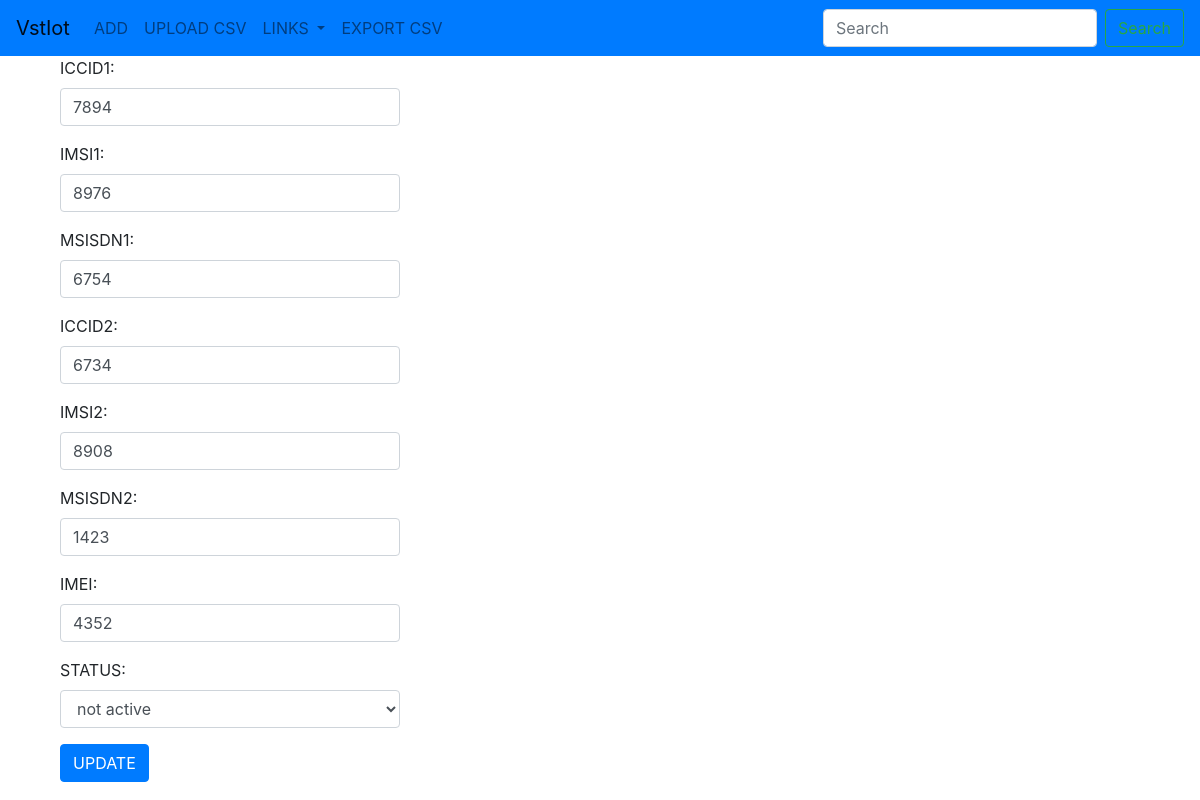
The page /update/1 on the database as committed earlier.
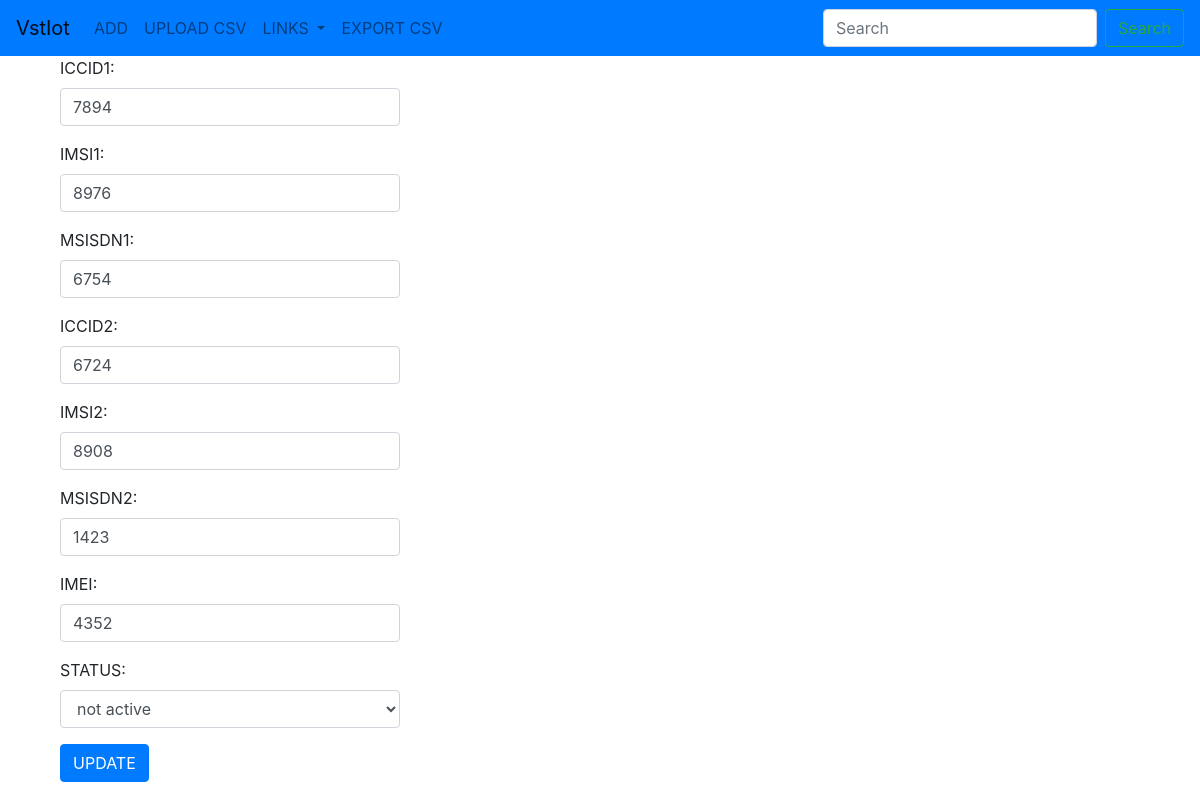
The same page on the database as committed later.
### vstiot/models.py (models this page shows)
class Items(models.Model):
    ICCID1 = models.CharField(max_length=50,blank=False)
    IMSI1 = models.CharField(max_length=50,blank=False)
    MSISDN1 = models.CharField(max_length=50,blank=False)
    ICCID2 = models.CharField(max_length=50,blank=False)
    IMSI2 = models.CharField(max_length=50,blank=False)
    MSISDN2 = models.CharField(max_length=50,blank=False)
    IMEI = models.CharField(max_length=50,blank=False)
    choices = (
        ('ACTIVE','active'),
        ('INACTIVE','not active'),
    )
    STATUS = models.CharField(max_length=50,blank=False,choices=choices,default='INACTIVE')

### vstiot/views.py (the view)
# urls.py: path('update/<int:item_id>',update,name='update'),
def update(request,item_id):
    item = Items.objects.get(id=item_id)
    form = ItemsForm(instance=item)
    if request.method == "POST":
        form = ItemsForm(request.POST,instance=item)
        if form.is_valid():
            form.save()
            messages.success(request,"Item updated successfully!")
            return redirect('home')
    return render(request,'update.html',{'form':form})

### vstiot/forms.py
class ItemsForm(forms.ModelForm):
    class Meta:
        model = Items
        fields = '__all__'
        widgets = {
            'ICCID1': forms.TextInput(attrs={'class':'form-control'}),
            'IMSI1' : forms.TextInput(attrs={'class':'form-control'}),
            'MSISDN1' : forms.TextInput(attrs={'class':'form-control'}),
            'ICCID2' : forms.TextInput(attrs={'class':'form-control'}),
            'IMSI2' : forms.TextInput(attrs={'class':'form-control'}),
            'MSISDN2' : forms.TextInput(attrs={'class':'form-control'}),
            'IMEI' : forms.TextInput(attrs={'class':'form-control'}),
            'STATUS' : forms.Select(attrs={'class':'form-control'}),
        }

### templates/update.html (shortened to what this page needs)
{% extends 'base.html' %}
{% block body %}
<div class="container">
    <div class="col-4">
        <form action="#" method="post">
            {{ form.as_p}}
            <button type="submit" class="btn btn-primary btn-md">UPDATE</button>
        </form>
    </div>
</div>
{% endblock %}

Rows that differ between the two databases and show on the page:
changed Items "not active": ICCID2 "6734" → "6724"
